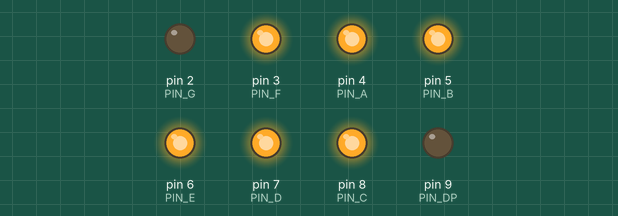
Recording of a sketch running on a simulated Arduino Uno, built with avr-gcc and run on an emulated ATmega328P. Parts: output pins drawn as LEDs (lit = HIGH).

Above: at 0.5 s.
At 2.5 s:
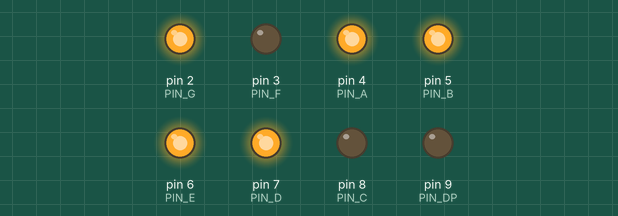
At 3.5 s:
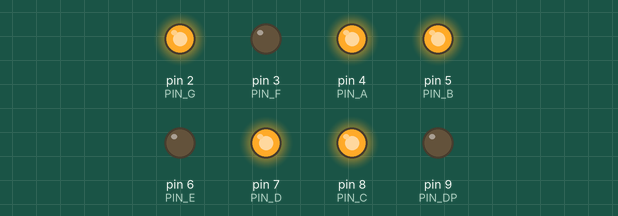
At 5.5 s:
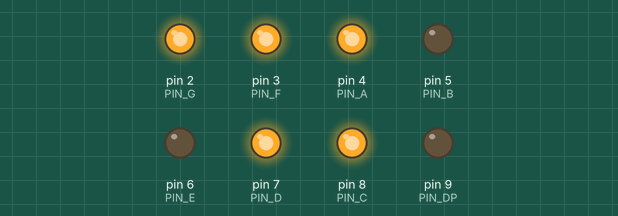
At 8.5 s:
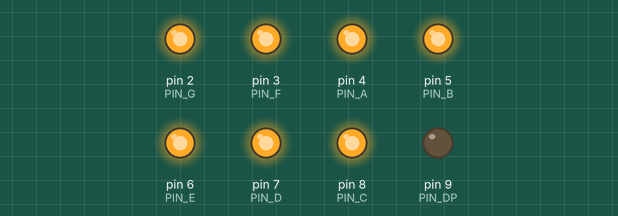
At 11.5 s:
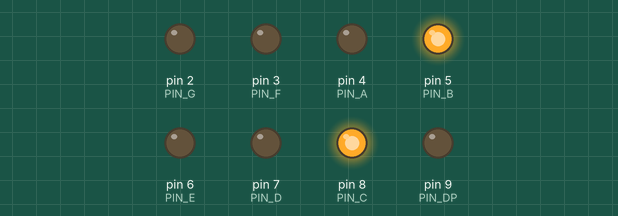
Timing chart, 0 to 13.0 s (numbered marks = the images above):
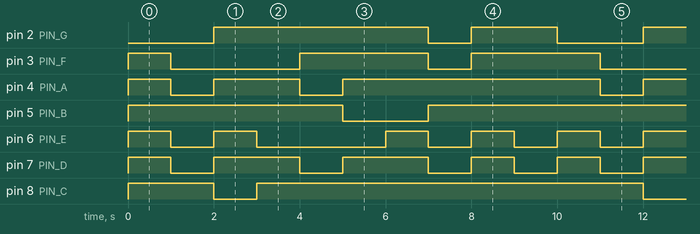

The sketch:

7-segments.ino
```cpp
#define PIN_A 4
#define PIN_B 5
#define PIN_C 8
#define PIN_D 7
#define PIN_E 6
#define PIN_F 3
#define PIN_G 2
#define PIN_DP 9

void printNumber(int num){
  switch (num){
    case 0:
      digitalWrite(PIN_G, LOW);
      digitalWrite(PIN_F, HIGH);
      digitalWrite(PIN_A, HIGH);
      digitalWrite(PIN_B, HIGH);
      digitalWrite(PIN_E, HIGH);
      digitalWrite(PIN_D, HIGH);
      digitalWrite(PIN_C, HIGH);
      digitalWrite(PIN_DP, LOW);
      break;
    case 1:
      digitalWrite(PIN_G, LOW);
      digitalWrite(PIN_F, LOW);
      digitalWrite(PIN_A, LOW);
      digitalWrite(PIN_B, HIGH);
      digitalWrite(PIN_E, LOW);
      digitalWrite(PIN_D, LOW);
      digitalWrite(PIN_C, HIGH);
      digitalWrite(PIN_DP, LOW);
      break;
    case 2:
      digitalWrite(PIN_G, HIGH);
      digitalWrite(PIN_F, LOW);
      digitalWrite(PIN_A, HIGH);
      digitalWrite(PIN_B, HIGH);
      digitalWrite(PIN_E, HIGH);
      digitalWrite(PIN_D, HIGH);
      digitalWrite(PIN_C, LOW);
      digitalWrite(PIN_DP, LOW);
      break;
    case 3:
      digitalWrite(PIN_G, HIGH);
      digitalWrite(PIN_F, LOW);
      digitalWrite(PIN_A, HIGH);
      digitalWrite(PIN_B, HIGH);
      digitalWrite(PIN_E, LOW);
      digitalWrite(PIN_D, HIGH);
      digitalWrite(PIN_C, HIGH);
      digitalWrite(PIN_DP, LOW);
      break;
    case 4:
      digitalWrite(PIN_G, HIGH);
      digitalWrite(PIN_F, HIGH);
      digitalWrite(PIN_A, LOW);
      digitalWrite(PIN_B, HIGH);
      digitalWrite(PIN_E, LOW);
      digitalWrite(PIN_D, LOW);
      digitalWrite(PIN_C, HIGH);
      digitalWrite(PIN_DP, LOW);
      break;
    case 5:
      digitalWrite(PIN_G, HIGH);
      digitalWrite(PIN_F, HIGH);
      digitalWrite(PIN_A, HIGH);
      digitalWrite(PIN_B, LOW);
      digitalWrite(PIN_E, LOW);
      digitalWrite(PIN_D, HIGH);
      digitalWrite(PIN_C, HIGH);
      digitalWrite(PIN_DP, LOW);
      break;
    case 6:
      digitalWrite(PIN_G, HIGH);
      digitalWrite(PIN_F, HIGH);
      digitalWrite(PIN_A, HIGH);
      digitalWrite(PIN_B, LOW);
      digitalWrite(PIN_E, HIGH);
      digitalWrite(PIN_D, HIGH);
      digitalWrite(PIN_C, HIGH);
      digitalWrite(PIN_DP, LOW);
      break;
    case 7:
      digitalWrite(PIN_G, LOW);
      digitalWrite(PIN_F, LOW);
      digitalWrite(PIN_A, HIGH);
      digitalWrite(PIN_B, HIGH);
      digitalWrite(PIN_E, LOW);
      digitalWrite(PIN_D, LOW);
      digitalWrite(PIN_C, HIGH);
      digitalWrite(PIN_DP, LOW);
      break;
    case 8:
      digitalWrite(PIN_G, HIGH);
      digitalWrite(PIN_F, HIGH);
      digitalWrite(PIN_A, HIGH);
      digitalWrite(PIN_B, HIGH);
      digitalWrite(PIN_E, HIGH);
      digitalWrite(PIN_D, HIGH);
      digitalWrite(PIN_C, HIGH);
      digitalWrite(PIN_DP, LOW);
      break;
    case 9:
      digitalWrite(PIN_G, HIGH);
      digitalWrite(PIN_F, HIGH);
      digitalWrite(PIN_A, HIGH);
      digitalWrite(PIN_B, HIGH);
      digitalWrite(PIN_E, LOW);
      digitalWrite(PIN_D, LOW);
      digitalWrite(PIN_C, HIGH);
      digitalWrite(PIN_DP, LOW);
      break;
  }
}

void setup() {
  pinMode(PIN_G, OUTPUT);
  pinMode(PIN_F, OUTPUT);
  pinMode(PIN_A, OUTPUT);
  pinMode(PIN_B, OUTPUT);
  pinMode(PIN_E, OUTPUT);
  pinMode(PIN_D, OUTPUT);
  pinMode(PIN_C, OUTPUT);
  pinMode(PIN_DP, OUTPUT);
}

void loop() {
  for(int i = 0; i < 10; i++){
    printNumber(i);
    delay(1000);
  }
}
```

Measured:
- by itself, pin 2 (PIN_G): repeats every 10.0 s: LOW 1.0 s, HIGH 2.0 s, LOW 2.0 s, HIGH 5.0 s
- by itself, pin 3 (PIN_F): repeats every 10.0 s: LOW 3.0 s, HIGH 3.0 s, LOW 1.0 s, HIGH 3.0 s
- by itself, pin 4 (PIN_A): repeats every 10.0 s: LOW 1.0 s, HIGH 2.0 s, LOW 1.0 s, HIGH 6.0 s
- by itself, pin 5 (PIN_B): repeats every 10.0 s: LOW 2.0 s, HIGH 8.0 s
- by itself, pin 6 (PIN_E): repeats every 10.0 s: LOW 1.0 s, HIGH 1.0 s, LOW 3.0 s, 2 × (HIGH 1.0 s, LOW 1.0 s), HIGH 1.0 s
- by itself, pin 7 (PIN_D): repeats every 10.0 s: 2 × (LOW 1.0 s, HIGH 2.0 s), 2 × (LOW 1.0 s, HIGH 1.0 s)
- by itself, pin 8 (PIN_C): repeats every 10.0 s: LOW 1.0 s, HIGH 9.0 s
